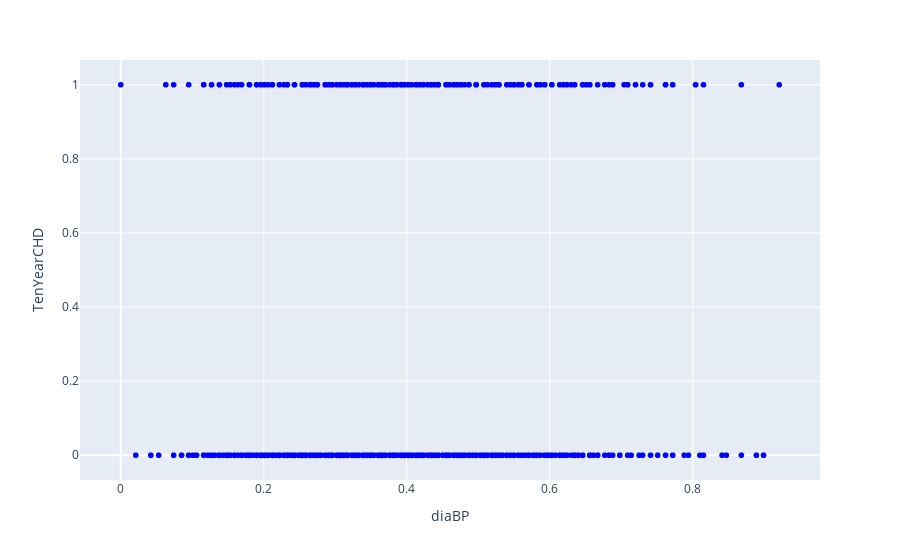

This figure's notebook cell:
### Code cell
ex.scatter(df,x='diaBP',y='TenYearCHD', 
             color_discrete_sequence=['blue','yellow','black'])

### Figure 1 — Plotly figure (JSON) as saved in the notebook; plotly's stock layout.template omitted (floating-point values rounded to 4 significant figures; data arrays with more than 128 entries replaced by an {"elided": "..."} marker saying what was removed)
{"data": [{"hovertemplate": "diaBP=%{x}<br>TenYearCHD=%{y}<extra></extra>", "legendgroup": "", "marker": {"color": "blue", "symbol": "circle"}, "mode": "markers", "name": "", "showlegend": false, "type": "scattergl", "x": {"elided": "3726 float values"}, "xaxis": "x", "y": {"elided": "3726 int values"}, "yaxis": "y"}], "layout": {"autosize": true, "legend": {"tracegroupgap": 0}, "margin": {"t": 60}, "xaxis": {"anchor": "y", "autorange": true, "domain": [0, 1], "range": [-0.05574, 0.9767], "title": {"text": "diaBP"}, "type": "linear"}, "yaxis": {"anchor": "x", "autorange": true, "domain": [0, 1], "range": [-0.07743, 1.077], "title": {"text": "TenYearCHD"}, "type": "linear"}}}
